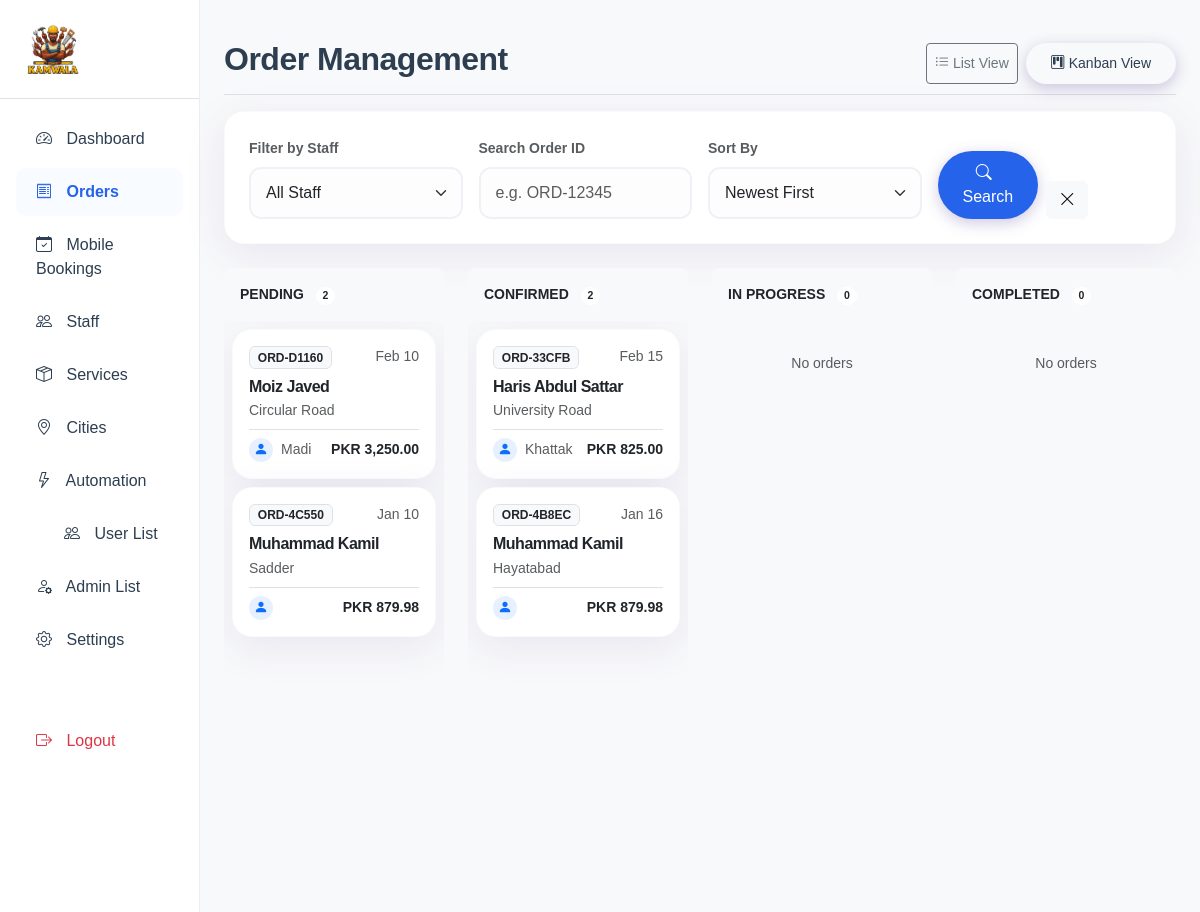
The page /admin/orders.php (signed in) on the database its author committed.
### tables this page shows
CREATE TABLE `orders` (
  `id` int(11) NOT NULL,
  `order_code` varchar(20) DEFAULT NULL,
  `customer_name` varchar(100) NOT NULL,
  `customer_email` varchar(100) NOT NULL,
  `customer_phone` varchar(20) NOT NULL,
  `pickup_address` text NOT NULL,
  `delivery_address` text NOT NULL,
  `special_instructions` text DEFAULT NULL,
  `total_price` decimal(10,2) NOT NULL,
  `tax_amount` decimal(10,2) DEFAULT 0.00,
  `status` enum('pending','confirmed','in_progress','completed','cancelled') DEFAULT 'pending',
  `booking_date` date NOT NULL,
  `booking_time` time NOT NULL,
  `duration` int(11) DEFAULT 60,
  `booking_end_time` time DEFAULT NULL,
  `staff_id` int(11) DEFAULT NULL,
  `city_id` int(11) DEFAULT NULL,
  `created_at` timestamp NOT NULL DEFAULT current_timestamp()
);

CREATE TABLE `cities` (
  `id` int(11) NOT NULL,
  `name` varchar(100) NOT NULL
);

CREATE TABLE `staff` (
  `id` int(11) NOT NULL,
  `name` varchar(100) NOT NULL,
  `email` varchar(100) NOT NULL,
  `phone` varchar(20) DEFAULT NULL,
  `bio` text DEFAULT NULL,
  `daily_rate` decimal(10,2) DEFAULT 0.00,
  `city_id` int(11) DEFAULT NULL,
  `avatar` varchar(255) DEFAULT 'default_avatar.png',
  `status` enum('available','busy') DEFAULT 'available',
  `created_at` timestamp NOT NULL DEFAULT current_timestamp(),
  `working_start` time DEFAULT '09:00:00',
  `working_end` time DEFAULT '17:00:00',
  `working_days` varchar(255) DEFAULT 'Mon,Tue,Wed,Thu,Fri'
);

### admin/orders.php (the view, shortened to what this page needs)
<?php
require_once '../includes/db.php';
require_once 'includes/header.php';
$statuses = ['pending', 'confirmed', 'in_progress', 'completed', 'cancelled'];
$orders_by_status = [];
foreach ($statuses as $status) {
    $orders_by_status[$status] = [];
}
$search_order = isset($_GET['search_order']) ? sanitize($conn, $_GET['search_order']) : '';
$sort_order = isset($_GET['sort_order']) ? $_GET['sort_order'] : 'DESC';
$where_clauses = [];
$where_sql = !empty($where_clauses) ? 'WHERE ' . implode(' AND ', $where_clauses) : '';
$orders_query = "SELECT o.*, s.name as staff_name, c.name as city_name,
                 s.name as staff_name, c.name as city_name
                 FROM orders o
                 LEFT JOIN staff s ON o.staff_id = s.id
                 LEFT JOIN cities c ON o.city_id = c.id
                 $where_sql
                 ORDER BY o.booking_date $sort_order, o.booking_time $sort_order";
$orders_result = $conn->query($orders_query);
while ($order = $orders_result->fetch_assoc()) {
    $orders_by_status[$order['status']][] = $order;
}
?>
<div class="d-flex justify-content-between flex-wrap flex-md-nowrap align-items-center pt-3 pb-2 mb-3 border-bottom">
    <h1 class="h2 fw-bold">Order Management</h1>
    <div class="btn-toolbar mb-2 mb-md-0">
        <button type="button" class="btn btn-sm btn-outline-secondary me-2" id="listViewBtn" onclick="switchView('list')">
            <i class="bi bi-list-ul me-1"></i>List View
        </button>
        <button type="button" class="btn btn-sm btn-primary-soft active" id="kanbanViewBtn" onclick="switchView('kanban')">
            <i class="bi bi-kanban me-1"></i>Kanban View
        </button>
    </div>
</div>
<div class="antigravity-card p-4 mb-4">
    <form method="GET" action="orders.php" class="row g-3">
        <div class="col-md-3">
            <label class="form-label small text-muted fw-bold">Filter by Staff</label>
            <select name="search_staff" class="form-select form-control-clean">
                <option value="0">All Staff</option>
            </select>
        </div>
        <div class="col-md-3">
            <label class="form-label small text-muted fw-bold">Search Order ID</label>
            <input type="text" name="search_order" class="form-control form-control-clean" placeholder="e.g. ORD-12345" value="<?php echo htmlspecialchars($search_order); ?>">
        </div>
        <div class="col-md-3">
            <label class="form-label small text-muted fw-bold">Sort By</label>
            <select name="sort_order" class="form-select form-control-clean">
                <option value="DESC" <?php echo $sort_order == 'DESC' ? 'selected' : ''; ?>>Newest First</option>
            </select>
        </div>
        <div class="col-md-2 d-flex align-items-end gap-2">
            <button type="submit" class="btn btn-primary-soft flex-grow-1">
                <i class="bi bi-search me-2"></i>Search
            </button>
            <a href="orders.php" class="btn btn-light">
                <i class="bi bi-x-lg"></i>
            </a>
        </div>
    </form>
</div>
<div id="kanbanView">
<div class="row flex-nowrap overflow-auto pb-4" style="min-height: 80vh;">
    <?php foreach ($statuses as $status): ?>
        <div class="col-md-4 col-xl-3">
            <div class="card bg-light border-0 h-100 rounded-3">
                <div class="card-header bg-transparent border-0 fw-bold text-uppercase small py-3">
                    <?php echo str_replace('_', ' ', $status); ?>
                    <span class="badge bg-white text-dark rounded-pill ms-2"><?php echo count($orders_by_status[$status]); ?></span>
                </div>
                <div class="card-body p-2 overflow-auto" style="max-height: 75vh;">
                    <?php foreach ($orders_by_status[$status] as $order): ?>
                        <div class="antigravity-card p-3 mb-2 cursor-pointer" onclick='viewOrder(<?php echo json_encode($order); ?>)'>
                            <div class="d-flex justify-content-between mb-2">
                                <span class="badge bg-light text-dark border"><?php echo $order['order_code']; ?></span>
                                <small class="text-muted"><?php echo date('M d', strtotime($order['booking_date'])); ?></small>
                            </div>
                            <h6 class="fw-bold mb-1"><?php echo htmlspecialchars($order['customer_name']); ?></h6>
                            <p class="text-muted small mb-2 text-truncate"><?php echo htmlspecialchars($order['city_name']); ?></p>
                            <div class="d-flex justify-content-between align-items-center mt-2 pt-2 border-top">
                                <div class="d-flex align-items-center">
                                    <div class="bg-primary bg-opacity-10 rounded-circle text-primary d-flex align-items-center justify-content-center small" style="width: 24px; height: 24px;">
                                        <i class="bi bi-person-fill"></i>
                                    </div>
                                    <small class="ms-2 text-muted"><?php echo htmlspecialchars(explode(' ', $order['staff_name'])[0]); ?></small>
                                </div>
                                <span class="fw-bold small">PKR <?php echo number_format($order['total_price'], 2); ?></span>
                            </div>
                        </div>
                    <?php endforeach; ?>
                    <?php if (empty($orders_by_status[$status])): ?>
                        <div class="text-center text-muted small py-4">No orders</div>
                    <?php endif; ?>
                </div>
            </div>
        </div>
    <?php endforeach; ?>
</div>
</div>
<?php require_once 'includes/footer.php'; ?>

### assets/css/style.css (style rules this page uses)
:root { --primary-color: #2563EB; --secondary-color: #f8f9fa; --accent-color: #6fcbe0; --text-dark: #2c3e50; --text-light: #8c9091; --white: #ffffff; --glass-bg: rgba(255, 255, 255, 0.9); --glass-border: rgba(255, 255, 255, 0.5); --shadow-soft: 0 10px 40px rgba(97, 73, 157, 0.1); --shadow-hover: 0 20px 50px rgba(97, 73, 157, 0.2); --radius-lg: 20px; --radius-md: 12px; --font-main: 'Poppins', sans-serif; }
body { font-family: var(--font-main); background-color: var(--secondary-color); color: var(--text-dark); -webkit-font-smoothing: antialiased; }
.antigravity-card { background: var(--white); border-radius: var(--radius-lg); box-shadow: var(--shadow-soft); border: 1px solid rgba(0, 0, 0, 0.02); transition: transform 0.3s ease, box-shadow 0.3s ease; overflow: hidden; }
.btn-primary-soft { background-color: var(--primary-color); color: var(--white); border: none; border-radius: 50px; padding: 10px 25px; font-weight: 500; box-shadow: 0 4px 15px rgba(97, 73, 157, 0.3); transition: all 0.3s ease; }
.form-control-clean { border: 2px solid #eef2f7; border-radius: var(--radius-md); padding: 12px 15px; background-color: #fdfdfd; transition: all 0.3s ease; }
h1, h2, h3, h4, h5, h6 { font-weight: 600; letter-spacing: -0.5px; }

### rows shown on the page
orders: order_code "ORD-D1160", booking_date "Feb 10", customer_name "Moiz Javed", city.name "Circular Road", staff.name "Madi", total_price "3,250.00"
orders: order_code "ORD-4C550", booking_date "Jan 10", customer_name "Muhammad Kamil", city.name "Sadder", total_price "879.98"
orders: order_code "ORD-33CFB", booking_date "Feb 15", customer_name "Haris Abdul Sattar", city.name "University Road", staff.name "Khattak", total_price "825.00"
orders: order_code "ORD-4B8EC", booking_date "Jan 16", customer_name "Muhammad Kamil", city.name "Hayatabad", total_price "879.98"

### other values the page prints
str_replace('_', ' ', $status) "PENDING"
count($orders_by_status[$status]) "2"
str_replace('_', ' ', $status) "CONFIRMED"
str_replace('_', ' ', $status) "IN PROGRESS"
count($orders_by_status[$status]) "0"
str_replace('_', ' ', $status) "COMPLETED"
